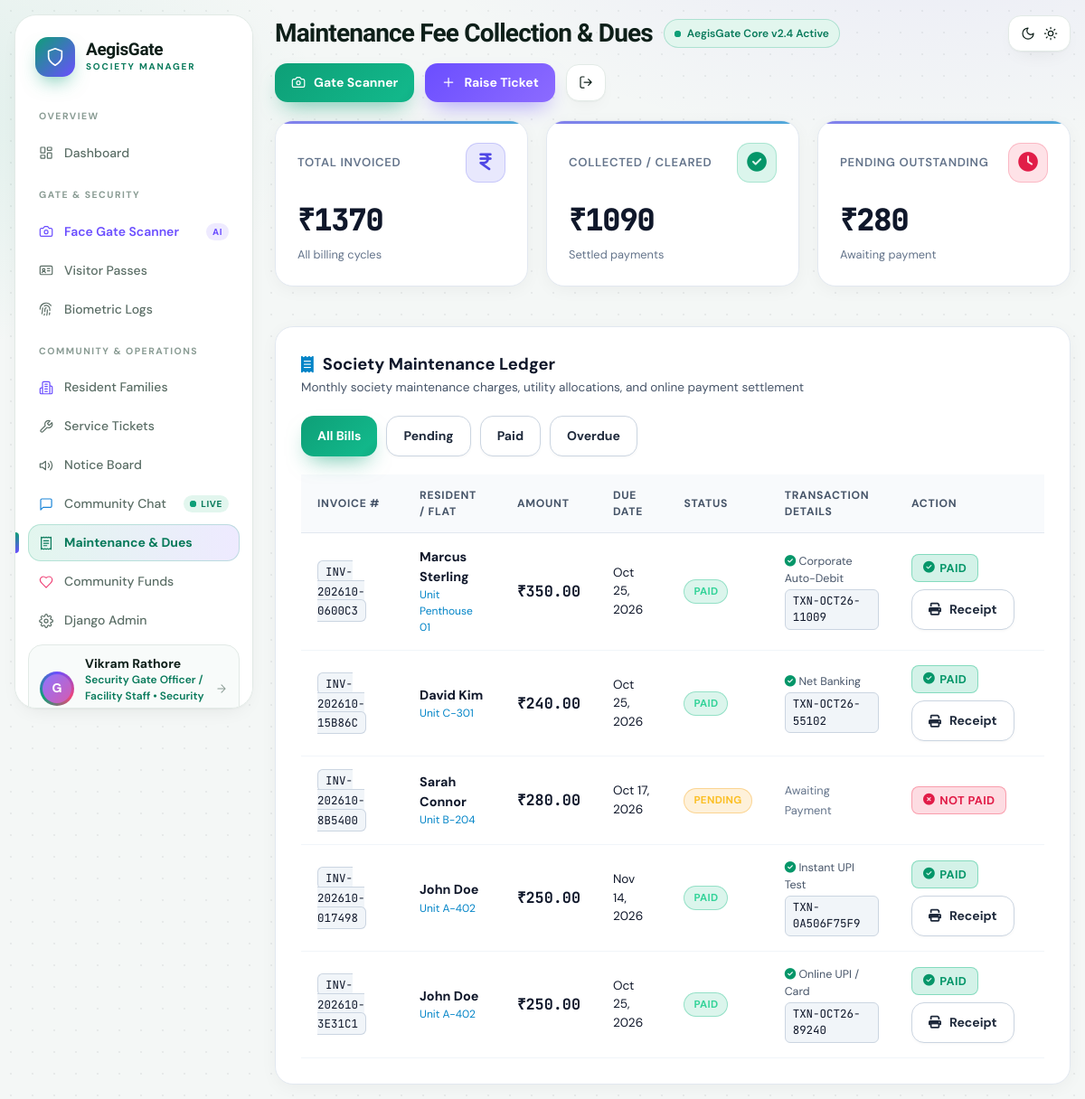
Page /maintenance/ (signed in) on the committed database.
### society_app/models.py (models this page shows, shortened)
class User(AbstractUser):
    ROLE_CHOICES = (
        ('ADMIN', 'Society Admin / Committee Board'),
        ('STAFF', 'Security Gate Officer / Facility Staff'),
        ('RESIDENT', 'Resident Member'),
    )
    role = models.CharField(max_length=20, choices=ROLE_CHOICES, default='RESIDENT')
    phone_number = models.CharField(max_length=20, blank=True)
    flat_number = models.CharField(max_length=20, blank=True, help_text="e.g. A-402")
    block_tower = models.CharField(max_length=50, blank=True, help_text="e.g. Tower 1 / Emerald Block")
    family_members_count = models.PositiveIntegerField(
        default=1,
        blank=True,
        null=True,
        help_text="Total number of family members residing in this unit"
    )
    family_details = models.TextField(
        blank=True,
        default='',
        help_text="Family members description with names and ages (e.g. Jane Doe - Age 34, Tommy Doe - Age 8)"
    )
    lives_here = models.BooleanField(
        default=True,
        help_text="Specifies whether staff/resident lives on premises"
    )
    avatar = models.ImageField(upload_to='avatars/', blank=True, null=True)
    face_photo = models.ImageField(upload_to='face_profiles/', blank=True, null=True, help_text="Reference face photo for gate recognition")
    face_encoding = models.TextField(blank=True, null=True, help_text="Serialized facial feature descriptor")
    vehicle_number = models.CharField(max_length=30, blank=True, help_text="e.g. KA-01-MJ-4521")
    emergency_contact = models.CharField(max_length=50, blank=True)
    is_verified_resident = models.BooleanField(default=True)
    google_id = models.CharField(max_length=150, blank=True, null=True, help_text="Google OAuth UID/Sub")
    google_avatar_url = models.URLField(max_length=500, blank=True, null=True)
    is_google_verified = models.BooleanField(default=False)
    @property
    def is_admin_role(self):
        return self.role == 'ADMIN' or self.is_superuser
    @property
    def is_staff_role(self):
        return self.role in ['ADMIN', 'STAFF'] or self.is_staff
    @property
    def is_resident_role(self):
        return self.role == 'RESIDENT'

class MaintenanceBill(models.Model):
    STATUS_CHOICES = (
        ('PENDING', 'Pending'),
        ('PAID', 'Paid'),
        ('OVERDUE', 'Overdue'),
    )
    bill_number = models.CharField(max_length=40, unique=True, editable=False)
    resident = models.ForeignKey(settings.AUTH_USER_MODEL, on_delete=models.CASCADE, related_name='bills')
    month = models.CharField(max_length=30, blank=True, default='', help_text="e.g. October 2026")
    amount = models.DecimalField(max_digits=10, decimal_places=2)
    due_date = models.DateField()
    status = models.CharField(max_length=20, choices=STATUS_CHOICES, default='PENDING')
    paid_date = models.DateTimeField(blank=True, null=True)
    payment_method = models.CharField(max_length=50, blank=True, default='')
    transaction_id = models.CharField(max_length=100, blank=True, default='')
    created_at = models.DateTimeField(auto_now_add=True)
    class Meta:
        ordering = ['-created_at']

### society_app/views.py (the view)
# urls.py: path('maintenance/', views.maintenance_list_view, name='maintenance_list'),
@login_required
def maintenance_list_view(request):
    user = request.user
    if user.is_admin_role or user.is_staff_role:
        bills = MaintenanceBill.objects.all()
    else:
        bills = MaintenanceBill.objects.filter(resident=user)
    status_filter = request.GET.get('status')
    if status_filter:
        bills = bills.filter(status=status_filter)
    total_amount = bills.aggregate(total=Sum('amount'))['total'] or Decimal('0.00')
    paid_amount = bills.filter(status='PAID').aggregate(total=Sum('amount'))['total'] or Decimal('0.00')
    pending_amount = bills.filter(status__in=['PENDING', 'OVERDUE']).aggregate(total=Sum('amount'))['total'] or Decimal('0.00')
    paginator = Paginator(bills, 10)
    page_number = request.GET.get('page')
    page_obj = paginator.get_page(page_number)
    return render(request, 'maintenance/list.html', {
        'page_obj': page_obj,
        'total_amount': total_amount,
        'paid_amount': paid_amount,
        'pending_amount': pending_amount,
        'status_filter': status_filter,
    })

### society_app/context_processors.py (called while the page is built)
def google_auth_settings(request):
    return {
        'GOOGLE_CLIENT_ID': getattr(settings, 'GOOGLE_CLIENT_ID', ''),
        'google_verified_user': request.session.get('google_user'),
    }

### templates/maintenance/list.html (shortened to what this page needs)
{% extends 'base.html' %}
{% block page_title %}Maintenance Fee Collection & Dues{% endblock %}
{% block content %}
<div class="kpi-grid" style="margin-bottom: 24px;">
  <div class="kpi-card glass-panel">
    <div class="kpi-header">
      <span class="kpi-title">Total Invoiced</span>
      <div class="kpi-icon-box kpi-icon-purple"><i class="fa-solid fa-indian-rupee-sign"></i></div>
    </div>
    <div class="kpi-value">₹{{ total_amount }}</div>
    <div class="kpi-subtext">All billing cycles</div>
  </div>
  <div class="kpi-card glass-panel">
    <div class="kpi-header">
      <span class="kpi-title">Collected / Cleared</span>
      <div class="kpi-icon-box kpi-icon-emerald"><i class="fa-solid fa-circle-check"></i></div>
    </div>
    <div class="kpi-value" style="color: var(--accent-emerald);">₹{{ paid_amount }}</div>
    <div class="kpi-subtext">Settled payments</div>
  </div>
  <div class="kpi-card glass-panel">
    <div class="kpi-header">
      <span class="kpi-title">Pending Outstanding</span>
      <div class="kpi-icon-box kpi-icon-rose"><i class="fa-solid fa-clock"></i></div>
    </div>
    <div class="kpi-value" style="color: var(--accent-amber);">₹{{ pending_amount }}</div>
    <div class="kpi-subtext">Awaiting payment</div>
  </div>
</div>
<div class="glass-panel" style="padding: 28px;">
  <div class="section-header" style="flex-wrap: wrap; gap: 14px;">
    <div>
      <h3 class="section-title">
        <i class="fa-solid fa-receipt" style="color: var(--accent-cyan);"></i>
        {% if user.is_admin_role or user.is_staff_role %}Society Maintenance Ledger{% else %}My Invoices & Dues{% endif %}
      </h3>
      <p style="color: var(--text-muted); font-size: 0.85rem; margin-top: 2px;">
        Monthly society maintenance charges, utility allocations, and online payment settlement
      </p>
    </div>
  </div>
  <div style="display: flex; gap: 10px; margin-bottom: 20px;">
    <a href="{% url 'maintenance_list' %}" class="btn {% if not status_filter %}btn-primary{% else %}btn-secondary{% endif %} btn-sm">All Bills</a>
    <a href="{% url 'maintenance_list' %}?status=PENDING" class="btn {% if status_filter == 'PENDING' %}btn-primary{% else %}btn-secondary{% endif %} btn-sm">Pending</a>
    <a href="{% url 'maintenance_list' %}?status=PAID" class="btn {% if status_filter == 'PAID' %}btn-primary{% else %}btn-secondary{% endif %} btn-sm">Paid</a>
    <a href="{% url 'maintenance_list' %}?status=OVERDUE" class="btn {% if status_filter == 'OVERDUE' %}btn-primary{% else %}btn-secondary{% endif %} btn-sm">Overdue</a>
  </div>
  <div class="table-responsive">
    <table class="glass-table">
      <thead>
        <tr>
          <th>Invoice #</th>
          <th>Resident / Flat</th>
          <th>Amount</th>
          <th>Due Date</th>
          <th>Status</th>
          <th>Transaction Details</th>
          <th>Action</th>
        </tr>
      </thead>
      <tbody>
        {% for b in page_obj %}
        <tr>
          <td><span class="badge-code">{{ b.bill_number }}</span></td>
          <td>
            <strong>{{ b.resident.get_full_name|default:b.resident.username }}</strong>
            <div style="font-size: 0.75rem; color: var(--accent-cyan);">Unit {{ b.resident.flat_number|default:"N/A" }}</div>
          </td>
          <td><strong style="font-size: 1.05rem; font-family: 'JetBrains Mono', monospace;">₹{{ b.amount }}</strong></td>
          <td style="color: var(--text-dim); font-size: 0.85rem;">{{ b.due_date|date:"M d, Y" }}</td>
          <td>
            <span class="badge {% if b.status == 'PAID' %}badge-resolved{% elif b.status == 'OVERDUE' %}badge-urgent{% else %}badge-open{% endif %}">
              {{ b.get_status_display }}
            </span>
          </td>
          <td>
            {% if b.status == 'PAID' %}
              <div style="font-size: 0.78rem; color: var(--text-muted);">
                <i class="fa-solid fa-circle-check" style="color: var(--accent-emerald);"></i> {{ b.payment_method }}
                <div class="badge-code" style="margin-top: 2px;">{{ b.transaction_id }}</div>
              </div>
            {% else %}
              <span style="color: var(--text-dim); font-size: 0.8rem;">Awaiting Payment</span>
            {% endif %}
          </td>
          <td>
            {% if b.status != 'PAID' %}
              <div style="display: inline-flex; align-items: center; gap: 8px; flex-wrap: wrap;">
                <span class="badge badge-urgent" style="background: rgba(244, 63, 94, 0.18); color: var(--accent-rose); border: 1px solid rgba(244, 63, 94, 0.4); font-size: 0.8rem; font-weight: 700; padding: 5px 12px; border-radius: 8px; display: inline-flex; align-items: center; gap: 5px;">
                  <i class="fa-solid fa-circle-xmark"></i> Not Paid
                </span>
              </div>
            {% else %}
              <div style="display: inline-flex; align-items: center; gap: 8px; flex-wrap: wrap;">
                <span class="badge badge-resolved" style="background: rgba(16, 185, 129, 0.18); color: var(--accent-emerald); border: 1px solid rgba(16, 185, 129, 0.4); font-size: 0.8rem; font-weight: 700; padding: 5px 12px; border-radius: 8px; display: inline-flex; align-items: center; gap: 5px;">
                  <i class="fa-solid fa-circle-check"></i> Paid
                </span>
                <button type="button" class="btn btn-secondary btn-sm" onclick="alert('Receipt: Invoice {{ b.bill_number }} settled via {{ b.payment_method }}. TXN: {{ b.transaction_id }}')">
                  <i class="fa-solid fa-print"></i> Receipt
                </button>
              </div>
            {% endif %}
          </td>
        </tr>
        {% empty %}
        <tr>
          <td colspan="7" style="text-align: center; color: var(--text-dim); padding: 36px 0;">
            No maintenance records found.
          </td>
        </tr>
        {% endfor %}
      </tbody>
    </table>
  </div>
</div>
{% endblock %}

### templates/base.html (shortened to what this page needs)
{% load static %}
<!DOCTYPE html>
<html lang="en">
<head>
  <link rel="stylesheet" href="https://cdnjs.cloudflare.com/ajax/libs/font-awesome/6.4.0/css/all.min.css">
  <link rel="stylesheet" href="{% static 'css/styles.css' %}">
</head>
<body>
  <div class="app">
    {% if user.is_authenticated %}
    <aside class="side" id="side" aria-label="Main navigation">
      <a href="{% url 'dashboard' %}" class="brand">
        <div class="brand-mark">
          <svg class="i"><use href="#i-shield"/></svg>
        </div>
        <div>
          <b>AegisGate</b>
          <small>SOCIETY MANAGER</small>
        </div>
      </a>
      <div class="nav-label">OVERVIEW</div>
      <nav class="nav">
        <a href="{% url 'dashboard' %}" class="nav-item {% if request.resolver_match.url_name == 'dashboard' %}active{% endif %}">
          <svg class="i"><use href="#i-grid"/></svg>
          <span>Dashboard</span>
        </a>
      </nav>
      <div class="nav-label">GATE &amp; SECURITY</div>
      <nav class="nav">
        <a href="{% url 'face_terminal' %}" class="nav-item {% if request.resolver_match.url_name == 'face_terminal' %}active{% endif %}">
          <svg class="i" style="color: var(--violet);"><use href="#i-camera"/></svg>
          <span style="font-weight: 600; color: var(--violet);">Face Gate Scanner</span>
          <span class="tag tag-ai">AI</span>
        </a>
        <a href="{% url 'visitor_list' %}" class="nav-item {% if 'visitor' in request.resolver_match.url_name %}active{% endif %}">
          <svg class="i"><use href="#i-id"/></svg>
          <span>Visitor Passes</span>
        </a>
        <a href="{% url 'biometric_logs' %}" class="nav-item {% if request.resolver_match.url_name == 'biometric_logs' %}active{% endif %}">
          <svg class="i"><use href="#i-finger"/></svg>
          <span>Biometric Logs</span>
        </a>
      </nav>
      <div class="nav-label">COMMUNITY &amp; OPERATIONS</div>
      <nav class="nav">
        {% if user.is_admin_role or user.is_staff_role %}
        <a href="{% url 'resident_list' %}" class="nav-item {% if request.resolver_match.url_name == 'resident_list' %}active{% endif %}">
          <svg class="i" style="color: var(--violet);"><use href="#i-building"/></svg>
          <span>Resident Families</span>
        </a>
        {% endif %}
        <a href="{% url 'ticket_list' %}" class="nav-item {% if 'ticket' in request.resolver_match.url_name %}active{% endif %}">
          <svg class="i"><use href="#i-wrench"/></svg>
          <span>Service Tickets</span>
        </a>
        <a href="{% url 'notice_list' %}" class="nav-item {% if 'notice' in request.resolver_match.url_name %}active{% endif %}">
          <svg class="i"><use href="#i-notice"/></svg>
          <span>Notice Board</span>
        </a>
        <a href="{% url 'community_chat' %}" class="nav-item {% if request.resolver_match.url_name == 'community_chat' %}active{% endif %}">
          <svg class="i" style="color: var(--sky);"><use href="#i-chat"/></svg>
          <span>Community Chat</span>
          <span class="tag tag-live"><i class="dot"></i>LIVE</span>
        </a>
        <a href="{% url 'maintenance_list' %}" class="nav-item {% if 'maintenance' in request.resolver_match.url_name %}active{% endif %}">
          <svg class="i"><use href="#i-receipt"/></svg>
          <span>Maintenance &amp; Dues</span>
        </a>
        <a href="{% url 'funds_list' %}" class="nav-item {% if 'fund' in request.resolver_match.url_name %}active{% endif %}">
          <svg class="i" style="color: var(--rose);"><use href="#i-heart"/></svg>
          <span>Community Funds</span>
        </a>
        {% if user.is_admin_role or user.is_staff_role %}
        <a href="/admin/" target="_blank" rel="noopener noreferrer" class="nav-item">
          <svg class="i"><use href="#i-settings"/></svg>
          <span>Django Admin</span>
        </a>
        {% endif %}
      </nav>
      <a href="{% url 'profile' %}" class="me" title="View &amp; Edit Profile">
        <div class="avatar">
          {% if user.avatar %}
            <img src="{{ user.avatar.url }}" alt="avatar" style="width: 100%; height: 100%; border-radius: 50%; object-fit: cover;">
          {% else %}
            <span>{{ user.username|make_list|first|upper }}</span>
          {% endif %}
        </div>
        <div style="min-width: 0; flex: 1;">
          <b style="white-space: nowrap; overflow: hidden; text-overflow: ellipsis; display: block;">{{ user.get_full_name|default:user.username }}</b>
          <small>{{ user.get_role_display }}{% if user.flat_number %} • {{ user.flat_number }}{% endif %}</small>
        </div>
        <svg class="i" style="width: 14px !important; height: 14px !important; color: var(--faint);"><use href="#i-arrow"/></svg>
      </a>
    </aside>
    {% endif %}
    <main class="main" style="{% if not user.is_authenticated %}grid-column: 1 / -1; max-width: 1000px; margin: 40px auto; width: 100%;{% endif %}">
      {% if user.is_authenticated %}
      <header class="topbar">
        <h1>{% block page_title %}Overview{% endblock %}</h1>
        <span class="chip ok chip-core"><i class="dot"></i>AegisGate Core v2.4 Active</span>
        <button class="btn btn-icon theme-btn" id="themeBtn" aria-label="Toggle theme" title="Switch between light and dark theme">
          <svg class="i ti-moon"><use href="#i-moon"/></svg>
          <svg class="i ti-sun"><use href="#i-sun"/></svg>
        </button>
        <a href="{% url 'face_terminal' %}" class="btn btn-primary">
          <svg class="i"><use href="#i-camera"/></svg>
          <span>Gate Scanner</span>
        </a>
        <a href="{% url 'ticket_create' %}" class="btn btn-violet">
          <svg class="i"><use href="#i-plus"/></svg>
          <span>Raise Ticket</span>
        </a>
        <a href="{% url 'logout' %}" class="btn btn-icon" title="Log out" aria-label="Log out">
          <svg class="i"><use href="#i-logout"/></svg>
        </a>
      </header>
      {% endif %}
      {% block content %}{% endblock %}
    </main>
  </div>
</body>
</html>

### rows in the picture
User: username|make_list "G", get_full_name "Vikram Rathore", role "Security Gate Officer / Facility Staff", flat_number "Security…"
MaintenanceBill: bill_number "INV-202610-0600C3", resident.get_full_name "Marcus Sterling", resident.flat_number "Penthouse 01", amount "350.00", due_date "Oct 25, 2026", status "PAID", payment_method "Corporate Auto-Debit", transaction_id "TXN-OCT26-11009"
MaintenanceBill: bill_number "INV-202610-15B86C", resident.get_full_name "David Kim", resident.flat_number "C-301", amount "240.00", due_date "Oct 25, 2026", status "PAID", payment_method "Net Banking", transaction_id "TXN-OCT26-55102"
MaintenanceBill: bill_number "INV-202610-8B5400", resident.get_full_name "Sarah Connor", resident.flat_number "B-204", amount "280.00", due_date "Oct 17, 2026", status "PENDING", shows "Awaiting Payment", shows "NOT PAID"
MaintenanceBill: bill_number "INV-202610-017498", resident.get_full_name "John Doe", resident.flat_number "A-402", amount "250.00", due_date "Nov 14, 2026", status "PAID", payment_method "Instant UPI Test", transaction_id "TXN-0A506F75F9"
MaintenanceBill: bill_number "INV-202610-3E31C1", resident.get_full_name "John Doe", resident.flat_number "A-402", amount "250.00", due_date "Oct 25, 2026", status "PAID", payment_method "Online UPI / Card", transaction_id "TXN-OCT26-89240"

### other values in the picture
{{ total_amount }} "1370"
{{ paid_amount }} "1090"
{{ pending_amount }} "280"
